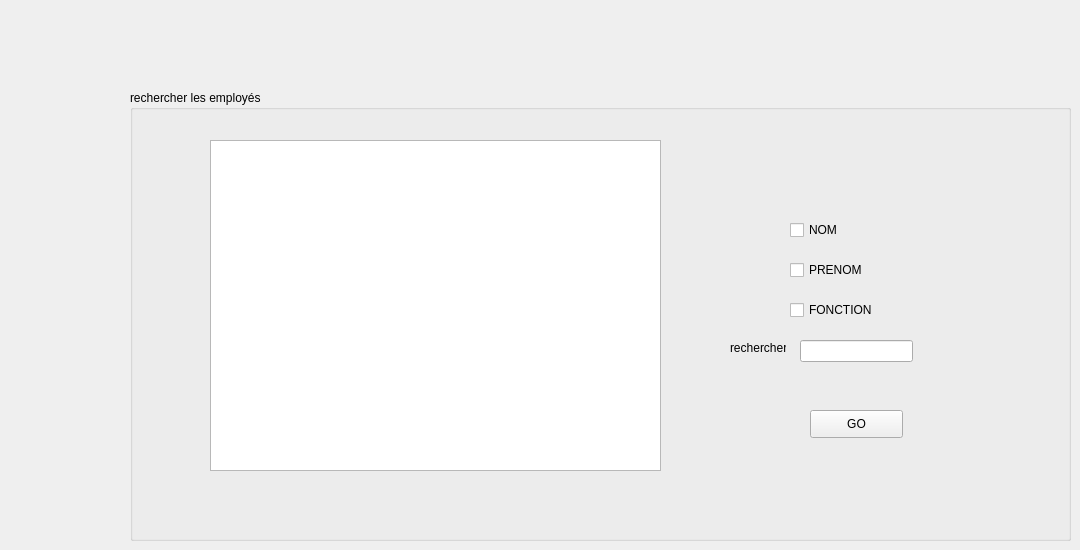
      <widget class="QWidget" name="page_19">
       <widget class="QGroupBox" name="groupBox_25">
        <property name="geometry">
         <rect>
          <x>130</x>
          <y>90</y>
          <width>941</width>
          <height>451</height>
         </rect>
        </property>
        <property name="title">
         <string>rechercher les employés</string>
        </property>
        <widget class="QTableView" name="table_rech_2">
         <property name="geometry">
          <rect>
           <x>80</x>
           <y>50</y>
           <width>451</width>
           <height>331</height>
          </rect>
         </property>
        </widget>
        <widget class="QLineEdit" name="input_recherche_2">
         <property name="geometry">
          <rect>
           <x>670</x>
           <y>250</y>
           <width>113</width>
           <height>22</height>
          </rect>
         </property>
        </widget>
        <widget class="QLabel" name="label_65">
         <property name="geometry">
          <rect>
           <x>600</x>
           <y>250</y>
           <width>56</width>
           <height>16</height>
          </rect>
         </property>
         <property name="text">
          <string>rechercher</string>
         </property>
        </widget>
        <widget class="QCheckBox" name="rnom">
         <property name="geometry">
          <rect>
           <x>660</x>
           <y>130</y>
           <width>83</width>
           <height>20</height>
          </rect>
         </property>
         <property name="text">
          <string>NOM</string>
         </property>
        </widget>
        <widget class="QCheckBox" name="rfonction">
         <property name="geometry">
          <rect>
           <x>660</x>
           <y>210</y>
           <width>83</width>
           <height>20</height>
          </rect>
         </property>
         <property name="text">
          <string>FONCTION</string>
         </property>
        </widget>
        <widget class="QCheckBox" name="rprenom">
         <property name="geometry">
          <rect>
           <x>660</x>
           <y>170</y>
           <width>83</width>
           <height>20</height>
          </rect>
         </property>
         <property name="text">
          <string>PRENOM</string>
         </property>
        </widget>
        <widget class="QPushButton" name="pb_go">
         <property name="geometry">
          <rect>
           <x>680</x>
           <y>320</y>
           <width>93</width>
           <height>28</height>
          </rect>
         </property>
         <property name="text">
          <string>GO</string>
         </property>
        </widget>
       </widget>
      </widget>
